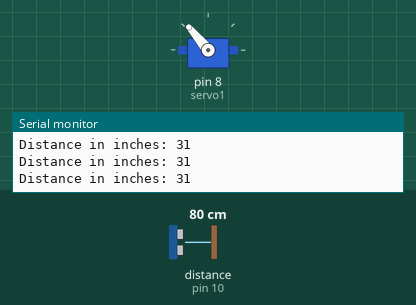
The sketch below on a simulated Arduino Uno, built with avr-gcc and run on an emulated ATmega328P. Shown: servo, the last lines printed to the serial monitor. Wiring (inferred from the names in the program): ultrasonic range finder: trigger pin 9; echo pin 10. The test bench sets the inputs (shaded band); at power-on: distance to the obstacle (sensor on pin 10) 80 cm. The echo pulse lasts 58.3 µs per cm.

Above: at 1.2 s.
1.3 s: distance to the obstacle (sensor on pin 10) set to 7 cm
4.3 s: distance to the obstacle (sensor on pin 10) set to 4 cm
At 5.1 s:
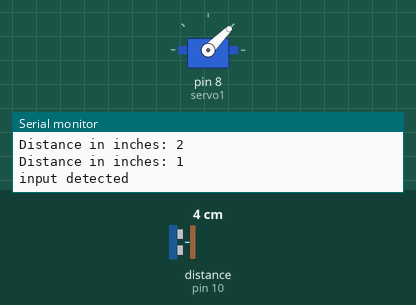
Timing chart, 0 to 7.3 s (numbered marks = the images above; inputs shaded):
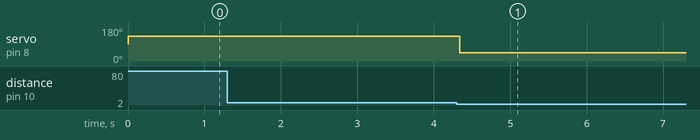

Measured:
- the behaviour switches between 6 and 5 cm on distance to the obstacle (sensor on pin 10) (found by bisection; images 0 and 1)
- after the input at 4.3 s, servo on pin 8 (servo1): 130° → 45° at once

The sketch:

Distance_triggered_servo_wbutton.ino
```cpp
#include<Servo.h>
Servo servo1;

const int buttonPin = 2;
const int trigPin = 9;
const int echoPin = 10;

long duration;
int distance;

void setup() {
  pinMode(buttonPin, INPUT);
  digitalWrite(buttonPin, HIGH);
  pinMode(trigPin, OUTPUT);
pinMode(echoPin, INPUT);
  Serial.begin(9600);
  servo1.attach(8);
}

void loop() {
  digitalWrite(trigPin, LOW);
delayMicroseconds(5);

digitalWrite(trigPin, HIGH);
delayMicroseconds(10);
digitalWrite(trigPin, LOW);
duration = pulseIn(echoPin, HIGH);

distance= (duration/2) / 74;

Serial.print("Distance in inches: ");
Serial.println(distance);
    servo1.write(130);
    if(distance < 2){
    Serial.print("input detected");
    servo1.write(45);

delay(5000);
}}
```
